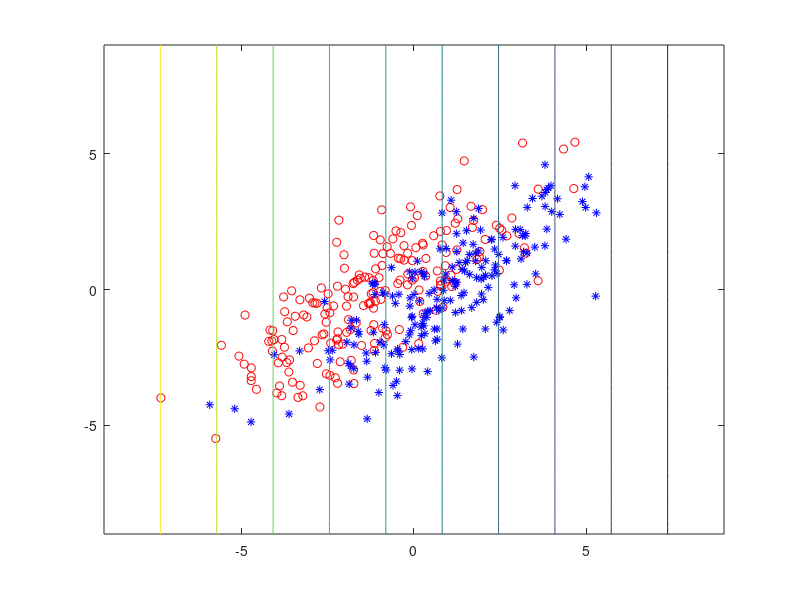

Reproduce this figure in MATLAB. (Note: this script raises an error after producing the figure.)
%hw1_2
% Shala Chen - HW1 - case1
% define the mean and variance
clear all
close all
mu_a = [-1,0]';
sigma_a = [4,3; 3,4];
mu_b = [1,0]';
sigma_b = [4,3; 3,4];

% generate random number
data_a = mvnrnd(mu_a, sigma_a, 200);
data_b = mvnrnd(mu_b, sigma_b, 200);
plot(data_a(:,1),data_a(:,2),'ro');
hold on
plot(data_b(:,1),data_b(:,2),'b*');
hold on



% MED classicification boundary
x = -9:0.25:9;
y = -9:0.25:9;
[X,Y] = meshgrid(x,y);
Z = zeros(size(X));
    for n=1:numel(y)
        for m = 1:numel(x)
            xx=[x(m),y(n)];   
            p1=(mu_a-mu_b)' * xx' ;
            p2=0.5*(mu_b'*mu_b - mu_a' * mu_a);
            Z(n,m)=p1+p2;
        end
    end
%figure;
contour(X,Y,Z,[0,0],'R','LineWidth',3);



% GED classicification boundary
x = -9:0.25:9;
y = -9:0.25:9;
[X,Y] = meshgrid(x,y);
Z = zeros(size(X));
    for n=1:numel(y)
        for m = 1:numel(x)
            xx=[x(m),y(n)];
            Q0 = sigma_a^-1 - sigma_b^-1;
            Q1 = 2*(mu_b' * sigma_b^-1 - mu_a' * sigma_a^-1);
            Q2 = mu_a' * sigma_a^-1 * mu_a - mu_b' * sigma_b^-1 * mu_b;
            Z(n,m)=xx * Q0 * xx' + Q1 * xx' + Q2;
        end
    end
%figure;
contour(X,Y,Z,[0,0],'Y','LineWidth',2);


% MAP classicification boundary
x = -9:0.25:9;
y = -9:0.25:9;
[X,Y] = meshgrid(x,y);
Z = zeros(size(X));
    for n=1:numel(y)
        for m = 1:numel(x)
            xx=[x(m),y(n)];
            pa = 0.5;
            pb = 0.5;
            Q0 = sigma_a^-1 - sigma_b^-1;
            Q1 = 2*(mu_b' * sigma_b^-1 - mu_a' * sigma_a^-1);
            Q2 = mu_a' * sigma_a^-1 * mu_a - mu_b' * sigma_b^-1 * mu_b;
            Q3 = log(pb/pa);
            Q4 = log(det(sigma_a)/det(sigma_b));
            Z(n,m) = xx * Q0 * xx' + Q1 * xx' + Q2 + 2 * Q3 +Q4;
        end
    end
%figure;
contour(X,Y,Z,[0,0],'--B','LineWidth',1);




% unit standard deviation contour
x = -9:0.25:9;
y = -9:0.25:9;
[X,Y] = meshgrid(x,y);
Z = zeros(size(X));
    for n=1:numel(y)
        for m = 1:numel(x)
            xx=[x(m),y(n)];
            Q = (((xx'- mu_a)')*inv(sigma_a)*(xx'-mu_a))^0.5;
            Z(n,m) = Q;
        end
    end
%figure;
contour(X,Y,Z,[1,1],'k','LineWidth',2);

Z = zeros(size(X));
    for n=1:numel(y)
        for m = 1:numel(x)
            xx=[x(m),y(n)];
            Q = (((xx'- mu_b)')*inv(sigma_b)*(xx'-mu_b))^0.5;
            Z(n,m) = Q;
        end
    end
%figure;
contour(X,Y,Z,[1,1],'k','LineWidth',2);


legend('Class a','Class b','MED','GED','MAP','Unit Std');
title('Case 2');


